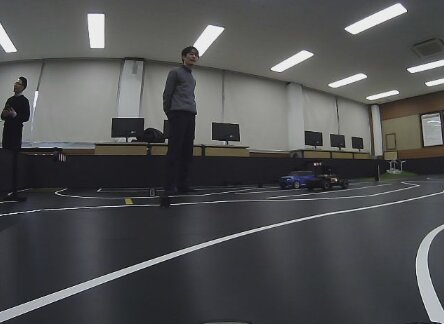
#> input picture OpenCV/car.jpg, 444 x 324 px
$ python roi.py
#> lines starting #> are read from the running program, lines starting #| are printed output that depends on the picture; after the words box and inside, x2 and y2 are one past the last pixel; in counts of white or black regions, pixels touching at a corner belong together
import cv2
import matplotlib.pyplot as plt
import os
import numpy as np

BASE_DIR = os.path.dirname(os.path.abspath(__file__))
image_path = os.path.join(BASE_DIR, "car.jpg")

image = cv2.imread(image_path)
#> image is the input picture: shape (324, 444, 3); mean B, G, R 81.6, 80.7, 80

if image is None:
    print("이미지를 찾을 수 없습니다.")
    exit()

# 1. Grayscale
gray = cv2.cvtColor(image, cv2.COLOR_BGR2GRAY)

# 2. Gaussian Blur
blur = cv2.GaussianBlur(gray, (5, 5), 0)
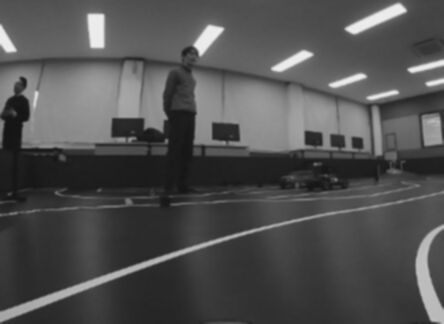
#> blur: shape (324, 444); min 20, max 237, mean 80.6

# 3. Canny Edge
edges = cv2.Canny(blur, 50, 150)
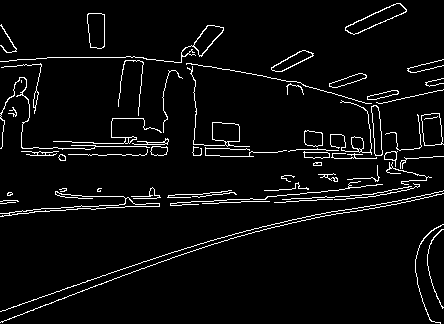
#> edges: shape (324, 444); 4.7% white in thin lines or dots

# 4. ROI 마스크 생성
height, width = edges.shape
#> height = 324; width = 444

mask = np.zeros_like(edges)

polygon = np.array([[
    (0, height),
    (width, height),
    (width * 0.55, height * 0.55),
    (width * 0.45, height * 0.55)
]], dtype=np.int32)

cv2.fillPoly(mask, polygon, 255)
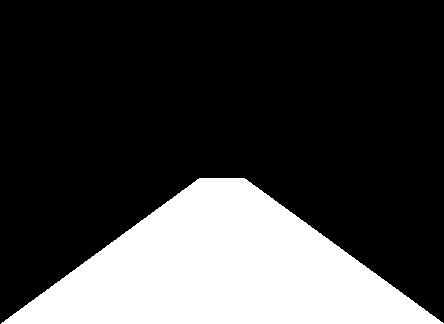
#> mask: shape (324, 444); 24.9% white; 1 white region, box (x1, y1, x2, y2) and area: (1, 178, 444, 324) 35750

# 5. ROI 적용
roi = cv2.bitwise_and(edges, mask)
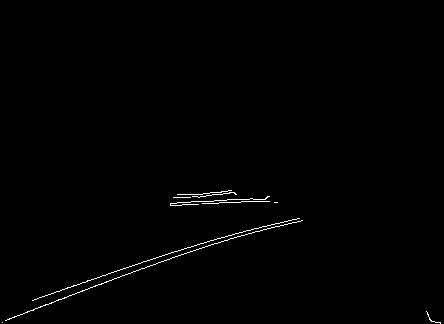
#> roi: shape (324, 444); 0.65% white in thin lines or dots, all inside (x1, y1, x2, y2) = (2, 190, 441, 324)

# 6. 결과 출력
plt.imshow(roi, cmap="gray")
plt.title("ROI + Canny")
plt.axis("off")
plt.show()
